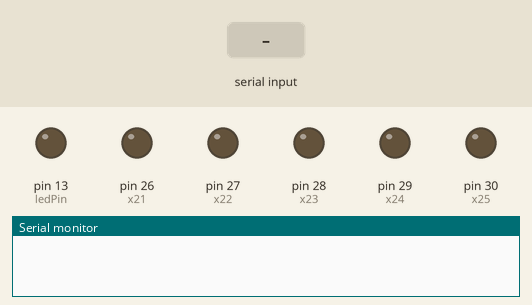
This sketch was run on a simulated Arduino Mega 2560, built with avr-gcc and run on an emulated ATmega2560. Parts: output pins drawn as LEDs (lit = HIGH), the last lines printed to the serial monitor. The test bench sets the inputs (shaded band).

Above: at 1.2 s.
1.3 s: "on\n" received over Serial
At 2.0 s:
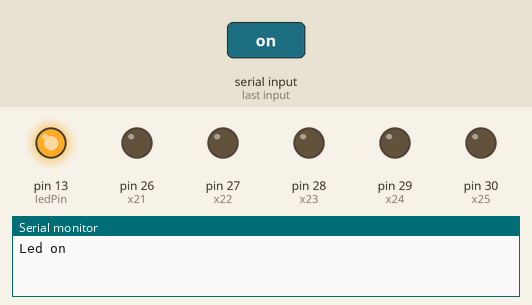
2.8 s: "buildings_ON\n" received over Serial
At 3.5 s:
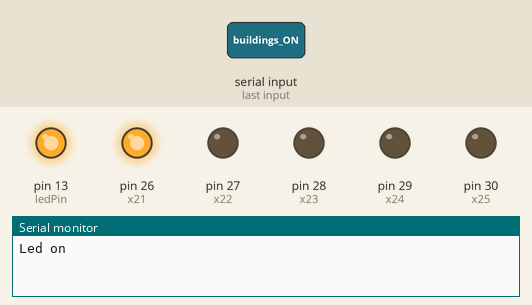
4.3 s: "off\n" received over Serial
At 5.5 s:
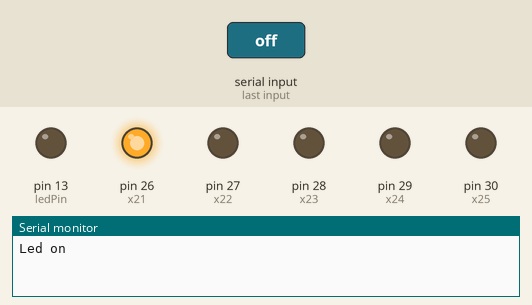
5.8 s: "street_ON\n" received over Serial
At 6.9 s:
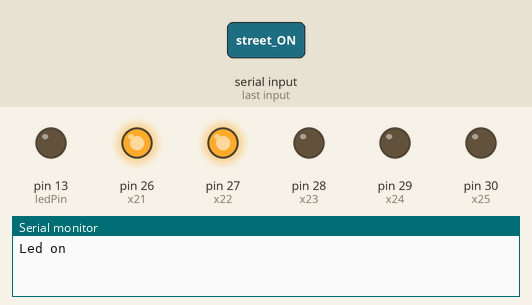
7.3 s: "buildings_OFF\n" received over Serial
At 8.2 s:
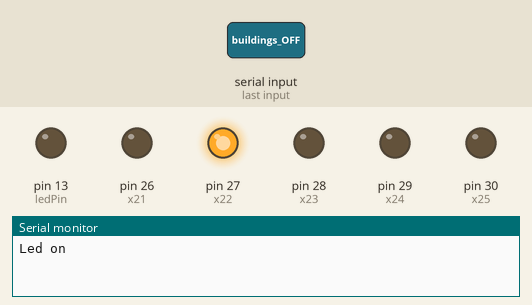
8.8 s: "acc_ON\n" received over Serial
At 9.1 s:
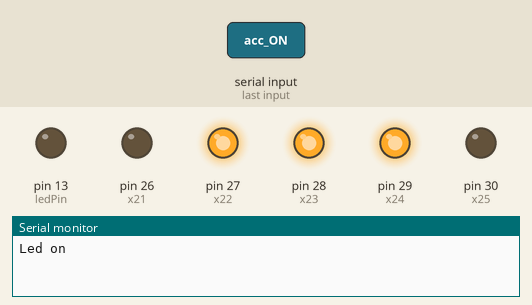
Timing chart, 0 to 11.3 s (numbered marks = the images above; inputs shaded):
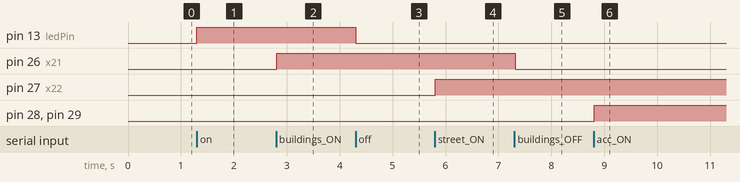

Measured:
- after the input at 1.3 s, pin 13 (ledPin): LOW → HIGH at once
- after the input at 2.8 s, pin 26 (x21): LOW → HIGH at once
- after the input at 4.3 s, pin 13 (ledPin): HIGH → LOW at once
- after the input at 5.8 s, pin 27 (x22): LOW → HIGH at once
- after the input at 7.3 s, pin 26 (x21): HIGH → LOW at once
- after the input at 8.8 s, pin 28 (x23), pin 29 (x24): LOW → HIGH at once

The sketch:

lionel.ino
```cpp
const int ledPin =  LED_BUILTIN;
const int x25 = 30;
const int x24 = 29;
const int x23 = 28;
const int x22 = 27;
const int x21 = 26;

int ledState = LOW;

void setup() {
  Serial.begin(9600);
  pinMode(ledPin, OUTPUT);
  pinMode(x25, OUTPUT);
  pinMode(x24, OUTPUT);
  pinMode(x23, OUTPUT);
  pinMode(x22, OUTPUT);
  pinMode(x21, OUTPUT);
}

String incomingByte;

void loop() {

  if (Serial.available() > 0) {
  incomingByte = Serial.readStringUntil('\n');

// INTERNAL LED

    if (incomingByte == "on") {
      digitalWrite(ledPin, HIGH);
      Serial.write("Led on");
    }
    else if (incomingByte == "off") {
      digitalWrite(ledPin, LOW);
    }

// Building Lights
    if (incomingByte == "buildings_ON") {
      digitalWrite(x21, HIGH);
    }
    else if (incomingByte == "buildings_OFF") {
      digitalWrite(x21, LOW);
    }

// Street Lights
    if (incomingByte == "street_ON") {
      digitalWrite(x22, HIGH);
    }
    else if (incomingByte == "street_OFF") {
      digitalWrite(x22, LOW);
    }

// Operating Accessories
    if (incomingByte == "acc_ON") {
      digitalWrite(x23, HIGH);
    }
    else if (incomingByte == "acc_OFF") {
      digitalWrite(x23, LOW);
    }

// Signal Lights

   if (incomingByte == "acc_ON") {
     digitalWrite(x24, HIGH);
   }
   else if (incomingByte == "acc_OFF") {
     digitalWrite(x24, LOW);
   }

}
}
```
